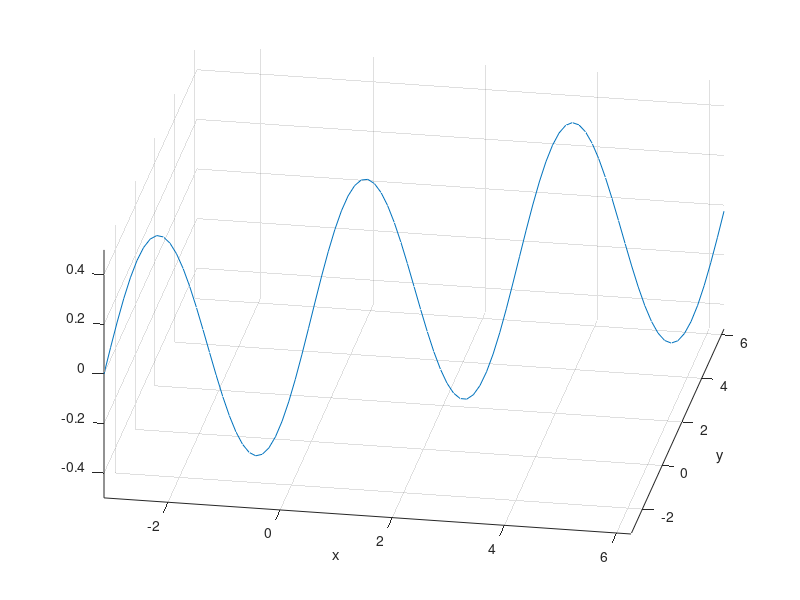
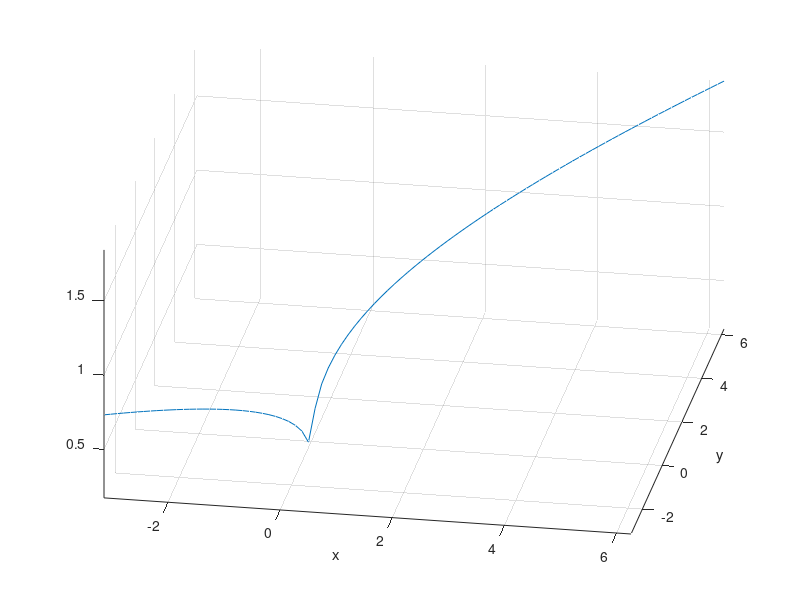
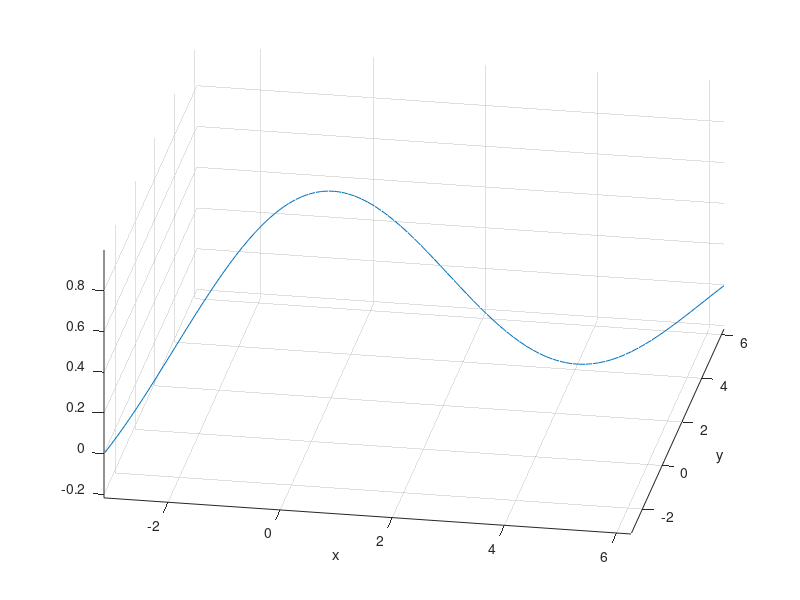

Write MATLAB code to recreate these figures, in order.
x = -pi:0.1:2*pi;
y = -pi:0.1:2*pi;
f = sin(x).*cos(x);
g = x.^(1/3);
h = sin(x)./x;

figure(1)
plot3(x,y,f)
view([10,40])
xlabel 'x'
ylabel 'y'
axis tight
grid on

figure(2)
plot3(x,y,g)
view([10,40])
xlabel 'x'
ylabel 'y'
axis tight
grid on

figure(3)
plot3(x,y,h)
view([10,40])
xlabel 'x'
ylabel 'y'
axis tight
grid on
